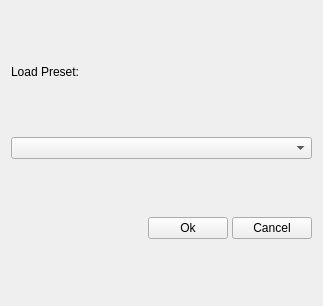
<?xml version="1.0" encoding="UTF-8"?>
<ui version="4.0">
    <class>StdPresetDialog</class>
    <widget class="QWidget" name="StdPresetDialog">
        <property name="geometry">
            <rect>
                <x>0</x>
                <y>0</y>
                <width>323</width>
                <height>306</height>
            </rect>
        </property>
        <property name="sizePolicy">
            <sizepolicy hsizetype="Preferred" vsizetype="Fixed">
                <horstretch>0</horstretch>
                <verstretch>0</verstretch>
            </sizepolicy>
        </property>
        <property name="windowTitle">
            <string>Form</string>
        </property>
        <layout class="QVBoxLayout" name="verticalLayout">
            <property name="spacing">
                <number>4</number>
            </property>
            <property name="sizeConstraint">
                <enum>QLayout::SetDefaultConstraint</enum>
            </property>
            <item>
                <widget class="QLabel" name="title_label">
                    <property name="sizePolicy">
                        <sizepolicy hsizetype="Preferred" vsizetype="Fixed">
                            <horstretch>0</horstretch>
                            <verstretch>0</verstretch>
                        </sizepolicy>
                    </property>
                    <property name="text">
                        <string>Load Preset:</string>
                    </property>
                </widget>
            </item>
            <item>
                <widget class="RdpComboBox" name="preset_combo_box">
                    <property name="sizePolicy">
                        <sizepolicy hsizetype="Preferred" vsizetype="Fixed">
                            <horstretch>0</horstretch>
                            <verstretch>0</verstretch>
                        </sizepolicy>
                    </property>
                </widget>
            </item>
            <item>
                <layout class="QHBoxLayout" name="horizontalLayout">
                    <item>
                        <spacer name="horizontalSpacer">
                            <property name="orientation">
                                <enum>Qt::Horizontal</enum>
                            </property>
                            <property name="sizeHint" stdset="0">
                                <size>
                                    <width>40</width>
                                    <height>20</height>
                                </size>
                            </property>
                        </spacer>
                    </item>
                    <item>
                        <widget class="QPushButton" name="ok_button">
                            <property name="text">
                                <string>Ok</string>
                            </property>
                        </widget>
                    </item>
                    <item>
                        <widget class="QPushButton" name="cancel_button">
                            <property name="text">
                                <string>Cancel</string>
                            </property>
                        </widget>
                    </item>
                </layout>
            </item>
        </layout>
    </widget>
    <customwidgets>
        <customwidget>
            <class>RdpComboBox</class>
            <extends>QComboBox</extends>
            <header>common/inc/rdp_combo_box.h</header>
        </customwidget>
    </customwidgets>
    <resources/>
    <connections/>
</ui>
